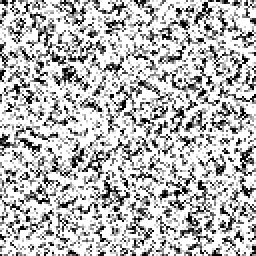
#> input picture app/ash/assets/grain.png, 128 x 128 px (shown 2 times larger)
$ python quantize.py ../../app/ash/assets/grain.png ../../app/ash/assets/lattice-night.png 5
#> lines starting #> are read from the running program, lines starting #| are printed output that depends on the picture
#!/usr/bin/env python3
"""Deterministic PNG re-encoder for baked art. colours=0 (default): lossless RGBA, max zlib. colours>0: palette quantise (bands on gradients)."""
import sys
from PIL import Image

def quantize(src, dst, colours=0):
#> called with src = '../../app/ash/assets/grain.png', dst = '../../app/ash/assets/lattice-night.png', colours = 5
    im = Image.open(src).convert("RGBA")
#> im is the input picture: PIL image 128x128 RGBA; mean R, G, B, A 124.9, 124.9, 124.9, 136
    if not colours:
        im.save(dst, optimize=True, compress_level=9)
        return
    q = im.quantize(colors=colours, method=Image.Quantize.FASTOCTREE, dither=Image.Dither.NONE)
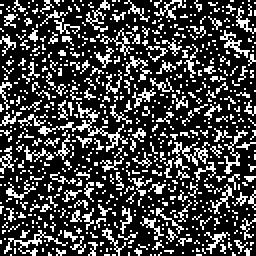
#> q: PIL image 128x128 P (shown 2 times larger); 26.2% white in thin lines or dots
    q.save(dst, optimize=True, compress_level=9)

if __name__ == "__main__":
    quantize(sys.argv[1], sys.argv[2], int(sys.argv[3]) if len(sys.argv) > 3 else 0)

$ run again, on app/ash/assets/lattice.png
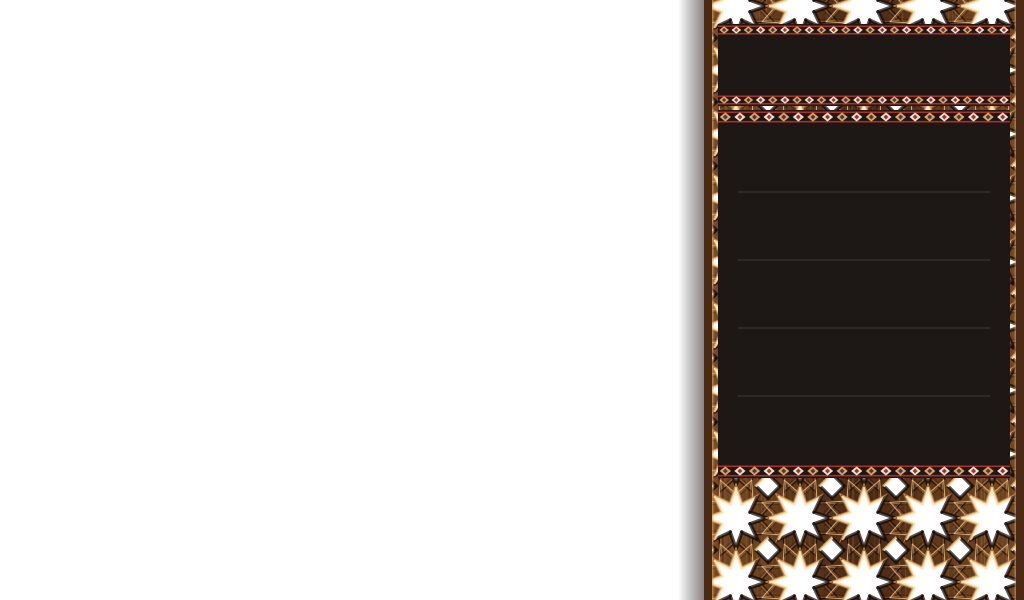
#> input picture app/ash/assets/lattice.png, 1024 x 600 px
#> in quantize, im is the input picture: PIL image 1024x600 RGBA; mean R, G, B, A 16.6, 11.8, 8.8, 74.4
#> in quantize, `q = im.quantize(colors=colours, method=Image.Quantize.FASTOCTREE, dith..`:
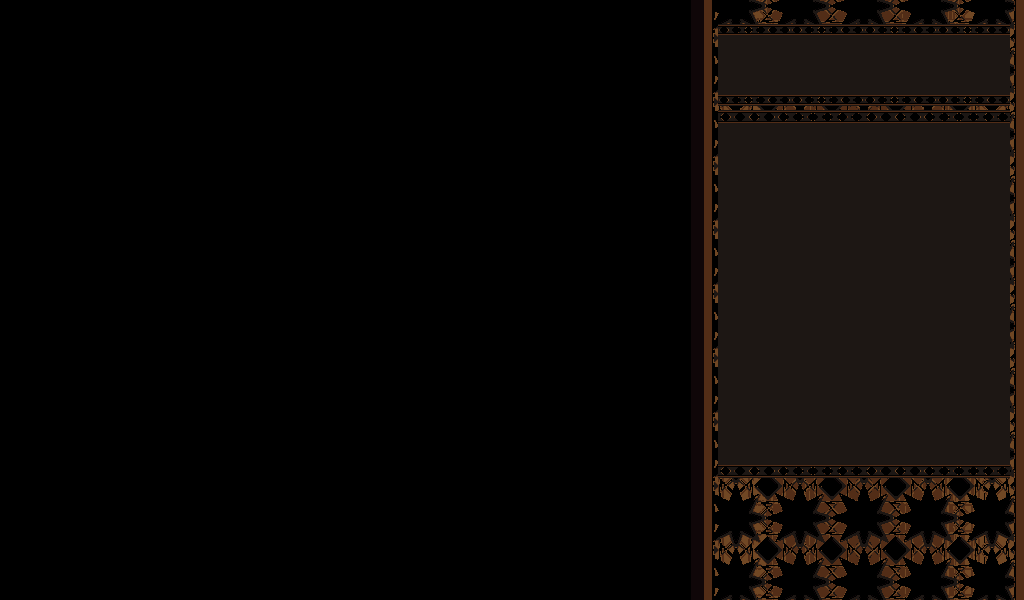
#> q: PIL image 1024x600 P; mean R, G, B 10.3, 7.2, 5.5

$ run again, on app/ash/assets/tent-night.png
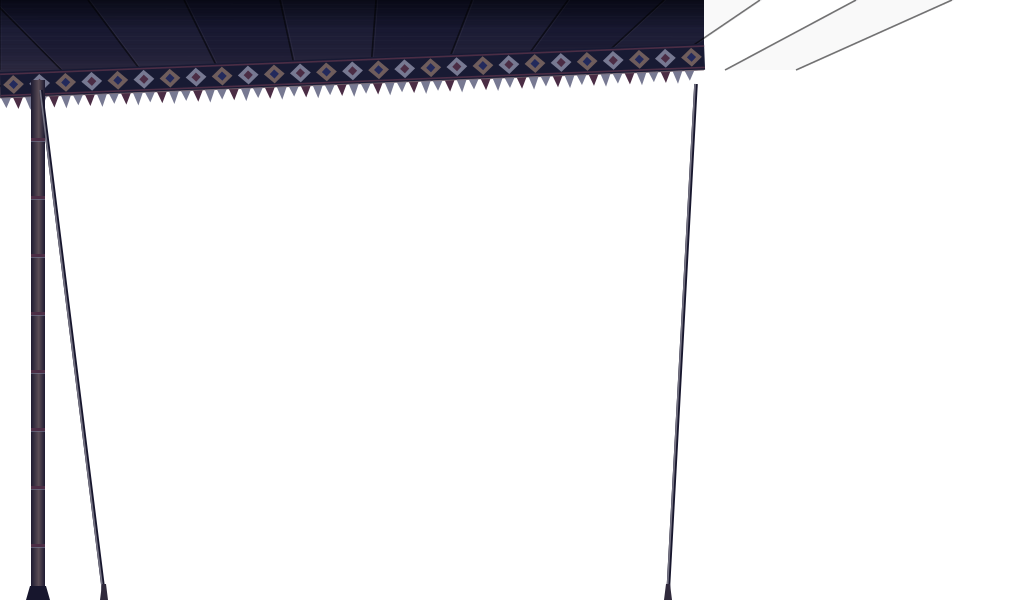
#> input picture app/ash/assets/tent-night.png, 1024 x 600 px
#> in quantize, im is the input picture: PIL image 1024x600 RGBA; mean R, G, B, A 6.3, 6, 8.8, 30.7
#> in quantize, `q = im.quantize(colors=colours, method=Image.Quantize.FASTOCTREE, dith..`:
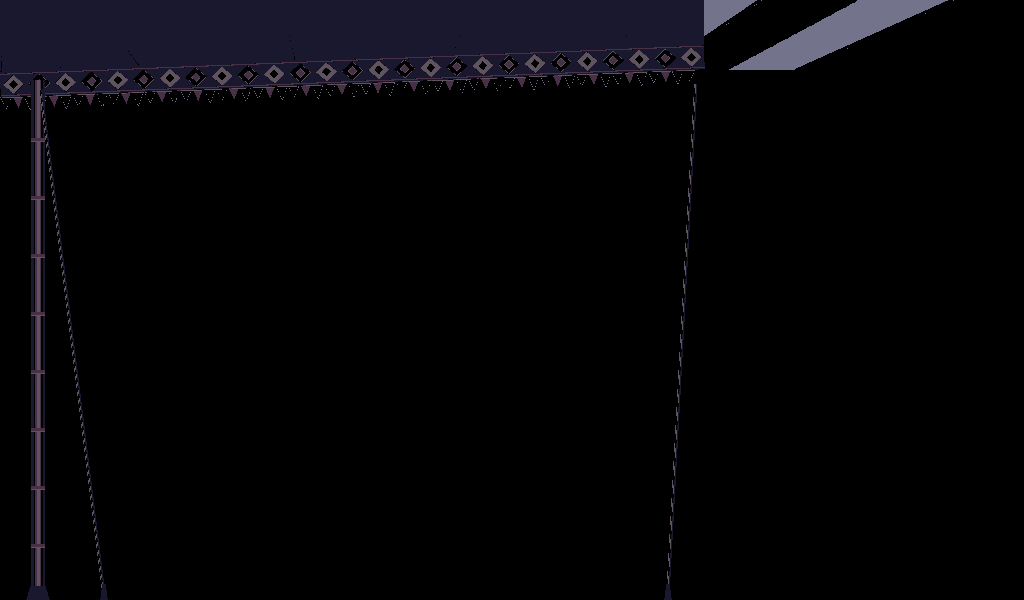
#> q: PIL image 1024x600 P; mean R, G, B 4.9, 4.5, 7
